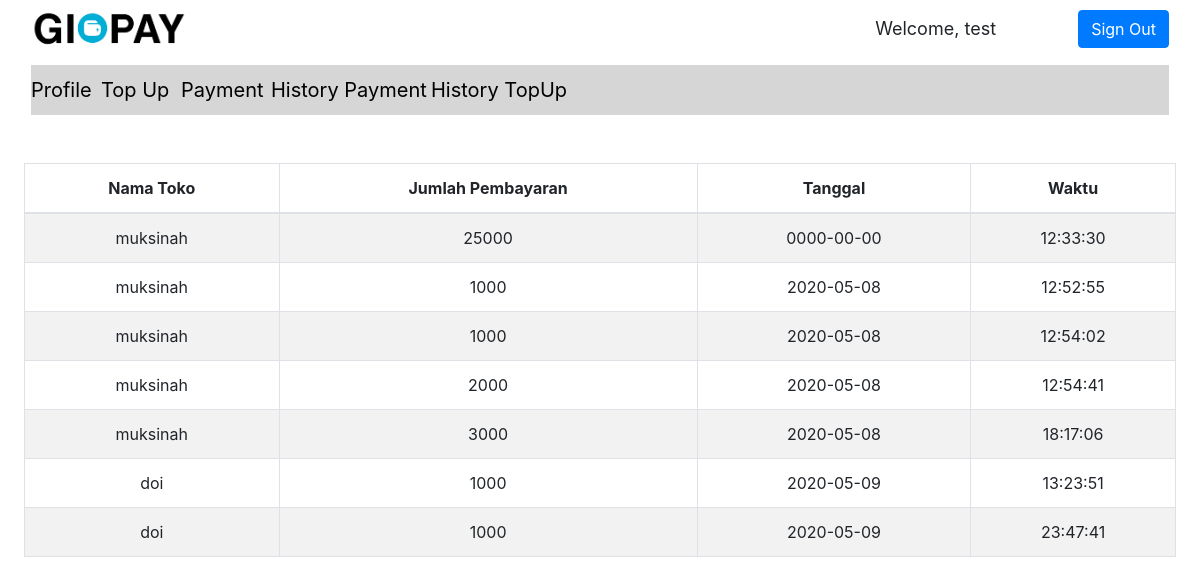
The page /hispayPub.php (signed in) on the database as committed earlier.
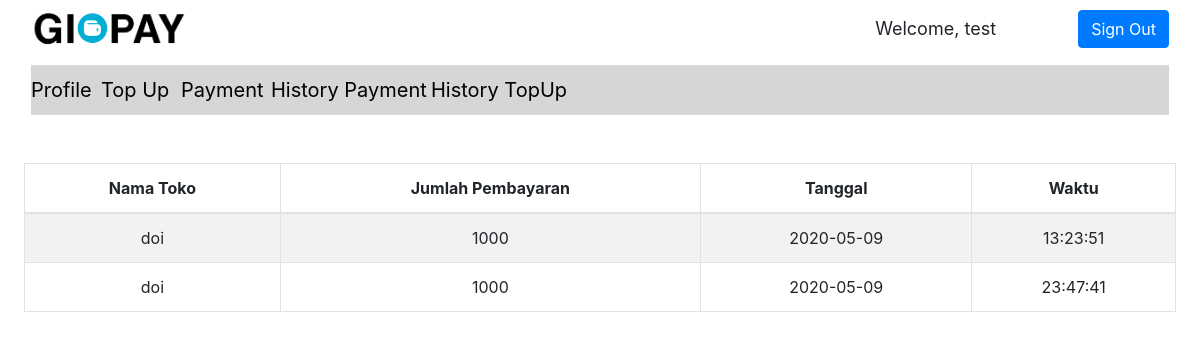
The same page on the database as committed later.
### tables this page shows
CREATE TABLE `historytransaksi` (
  `idUser` int(11) DEFAULT NULL,
  `idToko` int(11) DEFAULT NULL,
  `jumlah` float NOT NULL,
  `tanggal` date NOT NULL,
  `waktu` time NOT NULL
);

CREATE TABLE `pemiliktoko` (
  `idUser` int(11) NOT NULL,
  `username` varchar(15) NOT NULL,
  `password` varchar(15) NOT NULL,
  `nama` varchar(50) NOT NULL,
  `namaToko` varchar(50) NOT NULL,
  `alamatToko` varchar(150) NOT NULL,
  `email` varchar(50) NOT NULL,
  `noHp` int(12) NOT NULL,
  `saldo` float NOT NULL,
  `tanggalSignUp` date NOT NULL,
  `idKota` int(11) NOT NULL
);

### server.php (called while the page is built, shortened)
<?php
    require_once "mysqlDB.php";
function getTrans($uname){
    $db = new MySQLDB('localhost', 'root', '', 'gipay');
    $username = $uname;
    $username = $db->escapeString($username);
    $query = "SELECT idUser FROM penggunapublik WHERE username=";
    $query .= "'".$username."'";
    $query_result = $db->executeSelectQuery($query);
    $idUser = $query_result[0][0];
    $query2 = "SELECT namaToko, jumlah, tanggal, waktu FROM historytransaksi INNER JOIN pemiliktoko ON historytransaksi.idToko = pemiliktoko.idUser WHERE historytransaksi.idUser = $idUser";
    $res = $db->executeSelectQuery($query2);
    return $res;
}
?>

### mysqlDB.php (called while the page is built, shortened)
<?php
class MySQLDB{
	protected $servername;
	protected $username;
	protected $password;
	protected $dbname;
	protected $db_connection;
	public function __construct($servername,$username,$password,$dbname){
		$this->servername=$servername;
		$this->username=$username;
		$this->password=$password;
		$this->dbname=$dbname;
	}
	public function openConnection(){
		$this->db_connection=new mysqli($this->servername,$this->username,$this->password,$this->dbname);
	}
	public function executeSelectQuery($sql){
		$query_result=$this->db_connection->query($sql);
		$result=[];
		if($query_result!=[]){
			if($query_result->num_rows > 0){
				while ($row=$query_result->fetch_row()) {
					$result[] = $row;
				}
			}
		}
		return $result;
	}
	public function escapeString($input){
		$res = $this->db_connection->real_escape_string($input);
		return $res;
	}
}
?>

### hispayPub.php (the view, shortened to what this page needs)
<?php
    include "server.php";
?>
<!DOCTYPE html>
<html>
<head>
    <link rel="stylesheet" href="assets/bootstrap/css/bootstrap.min.css">
    <link rel="stylesheet" href="assets/css/Data-Table-1.css">
    <link rel="stylesheet" href="assets/css/Data-Table.css">
    <link rel="stylesheet" href="assets/css/Header-Blue.css">
    <link rel="stylesheet" href="https://cdn.datatables.net/1.10.15/css/dataTables.bootstrap.min.css">
    <link rel="stylesheet" href="assets/css/Google-Style-Login.css">
    <link rel="stylesheet" href="assets/css/LinkedIn-like-Profile-Box.css">
    <link rel="stylesheet" href="assets/css/Pretty-Registration-Form.css">
    <link rel="stylesheet" href="assets/css/styles.css">
    <link rel="stylesheet" href="assets/css/Table-With-Search-1.css">
    <link rel="stylesheet" href="assets/css/Table-With-Search.css">
    <link rel="stylesheet" href="assets/css/Team-Boxed.css">
</head>
<body>
    <nav class="navbar navbar-light navbar-expand-md" style="background-color: #ffffff;">
        <div class="container-fluid"><img src="assets/img/Gipay.png" style="height: 40px;">
            <input class="form-control-plaintext" type="text" value="Welcome, <?php echo $_SESSION['username']; ?>" readonly="" style="width: 205px;font-size: 18px;"><a href="hispayPub.php?logout='1'" class="btn btn-primary" role="button">Sign Out</a></div>
    </nav>
    <nav class="navbar navbar-light navbar-expand-md">
        <div class="container-fluid"><button data-toggle="collapse" class="navbar-toggler" data-target="#navcol-2"><span class="sr-only">Toggle navigation</span><span class="navbar-toggler-icon"></span></button>
            <div class="collapse navbar-collapse" id="navcol-2" style="background-color: #d7d6d6;font-size: 20px;height: 50px;color: rgb(0,0,0);">
                <a href="profPub.php" style="color: rgb(0,0,0);width: 70px;">Profile</a><a href="topupPub.php" style="color: rgb(0,0,0);width: 80px;">Top Up</a><a href="payPub.php" style="color: rgb(0,0,0);width: 90px;">Payment</a><a href="hispayPub.php"
                    style="color: rgb(0,0,0);width: 160px;">History Payment</a><a href="histopPub.php" style="color: rgb(0,0,0);">History TopUp</a></div>
        </div>
    </nav>
    <div>
        <div class="container">
            <div class="row">
                <div class="col-md-12" style="height: 40px;background-color: #ffffff;"></div>
            </div>
        </div>
    </div><table id="example" class="table table-striped table-bordered" cellspacing="0" width="100px">
        <thead>
            <tr>
                <th style="text-align:center;">Nama Toko</th>
                <th style="text-align:center;">Jumlah Pembayaran</th>
                <th style="text-align:center;">Tanggal</th>
                <th style="text-align:center;">Waktu</th>
            </tr>
        </thead>
        <tbody>
            <?php
            $username = $_SESSION['username'];
            $result = getTrans($username);
            foreach($result as $row) {
                echo '<tr>';
                foreach($row as $cell){
                    echo('<td>' . $cell . '</td>');
                }
                echo '</tr>';
			}
            ?>
        </tbody>
    </table>
</body>
</html>

Rows that differ between the two databases and show on the page:
removed historytransaksi: idToko.namaToko "muksinah", jumlah "25000", tanggal "0000-00-00", waktu "12:33:30"
removed historytransaksi: idToko.namaToko "muksinah", jumlah "1000", tanggal "2020-05-08", waktu "12:52:55"
removed historytransaksi: idToko.namaToko "muksinah", jumlah "1000", tanggal "2020-05-08", waktu "12:54:02"
removed historytransaksi: idToko.namaToko "muksinah", jumlah "2000", tanggal "2020-05-08", waktu "12:54:41"
removed historytransaksi: idToko.namaToko "muksinah", jumlah "3000", tanggal "2020-05-08", waktu "18:17:06"
